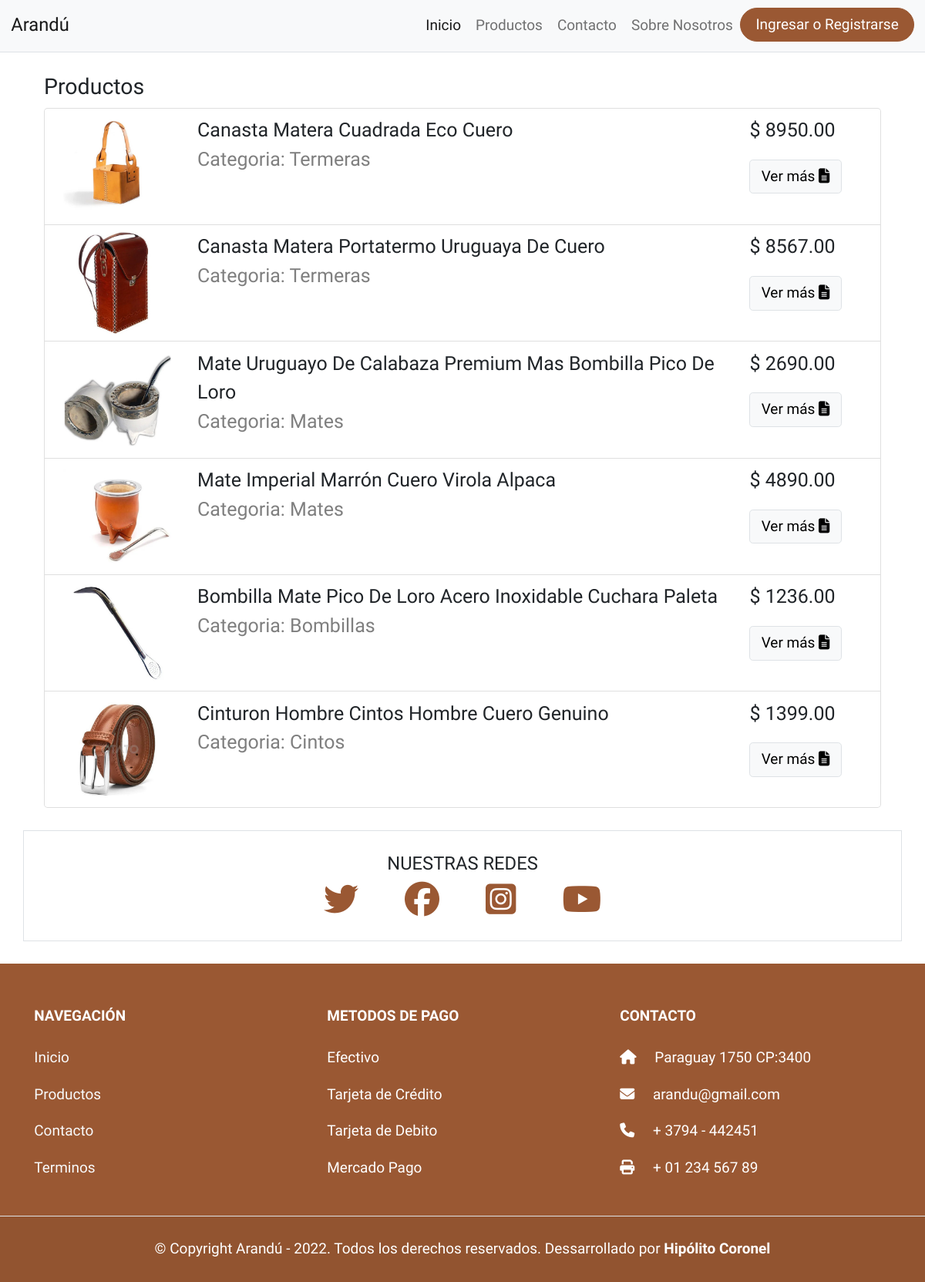
Screenshot of /index.php/index_controller/productos with the database file from the repository.
### tables this page shows
CREATE TABLE `producto` (
  `idProducto` int(11) NOT NULL,
  `nombre` varchar(70) NOT NULL,
  `descripcion` varchar(100) NOT NULL,
  `precio` decimal(10,2) NOT NULL,
  `img_producto` text NOT NULL,
  `estado` int(1) NOT NULL,
  `idCategoria` int(11) NOT NULL,
  `stock` int(11) NOT NULL
);

CREATE TABLE `categoria` (
  `idCategoria` int(11) NOT NULL,
  `categoria_descripcion` varchar(50) NOT NULL
);

### application/controllers/index_controller.php (called while the page is built, shortened)
<?php
class Index_Controller extends CI_Controller
{
	public function __construct()
	{
		$this->load->model('producto_model');
	}
	public function productos(){
		$data['productos'] = $this->producto_model->select_productos();
		$this->load->view('plantillas/header.php', array('title'=>'Catalogo de productos'));
		$this->load->view('plantillas/navbar.php');
		$this->load->view('productos.php', $data);
		$this->load->view('plantillas/footer.php');
	}
}

### index.php (called while the page is built, shortened)
<?php
require_once BASEPATH.'core/CodeIgniter.php';

### application/models/producto_model.php (called while the page is built, shortened)
<?php
    class Producto_model extends CI_model{
        public function select_productos(){
            $this->db->select('*');
            $this->db->from('producto');
            $this->db->join('categoria','categoria.idCategoria = producto.idCategoria');
            $query = $this->db->get();
            return $query->result();
        }
    }

### application/views/productos.php (the view, shortened to what this page needs)
<div class="catalogo mx-5 mt-4">
    <h4>Productos</h4>
    <ul class="list-group">
        <?php foreach ($productos as $producto) {
            if($producto->estado==1){?>
        <li class="list-group-item text-dark">
            <div class="row">
                <div class="col-xs-12 col-md-2">
                    <img src="<?php base_url()?>uploads/<?php echo $producto->img_producto?>" alt="" class="img-fluid">
                </div>
                <ul class="col-xs-12 col-md-8">
                    <li class="font-sec font-big text-dark"><?php echo $producto->nombre?></li>
                    <li class="font-sec font-big text-black-50">Categoria: <?php echo $producto->categoria_descripcion?>
                    </li>
                </ul>
                <div class="col-xs-12 col-md-2">
                    <p class="font-big">$ <?php echo $producto->precio?></p>
                    <?php if ($this->session->userdata('login')){?>
                    <button type="button" id="modal-show-product" class="btn btn-light border font-sec show-modal"
                        data-bs-toggle="modal" data-bs-target="#modalProducto" data-bs-id="<?= $producto->idProducto?> "
                        data-bs-precio="<?= $producto->precio?> "
                        data-bs-categoria="<?= $producto->categoria_descripcion?> "
                        data-bs-descripcion="<?= $producto->descripcion?> " data-bs-stock="<?= $producto->stock?> "
                        data-bs-img="<?= $producto->img_producto?> " data-bs-nombre="<?= $producto->nombre?> "> Ver más
                        <i class="fas fa-file-alt"></i>
                    </button>
                   <?php } else{ ?>
                        <a class="btn btn-light border font-sec" href="<?php echo base_url('login_index')?>" role="button">
                        Ver más
                        <i class="fas fa-file-alt"></i>
                    </a>
                   <?php } ?>
                </div>
            </div>
        </li>
        <?php }}?>
    </ul>
</div>

### assets/css/principal.css (style rules this page uses)
:root { --primary-color: #5b1f00; --secondary-color: #9a5833; }
* { padding: 0; margin: 0; box-sizing: border-box; font-size: 19px; font-family: 'Oswald', sans-serif; }
.font-sec { font-family: 'Quicksand', sans-serif; }
.font-big { font-size: 25px; }
footer p, li { font-family: 'Quicksand', sans-serif; text-decoration: none; color: #fff; list-style: none; }

### rows the page displays
producto: img_producto (picture), nombre "Canasta Matera Cuadrada Eco Cuero", idCategoria.categoria_descripcion "Termeras", precio "8950.00"
producto: img_producto (picture), nombre "Canasta Matera Portatermo Uruguaya De Cuero", idCategoria.categoria_descripcion "Termeras", precio "8567.00"
producto: img_producto (picture), nombre "Mate Uruguayo De Calabaza Premium Mas Bombilla Pico De Loro", idCategoria.categoria_descripcion "Mates", precio "2690.00"
producto: img_producto (picture), nombre "Mate Imperial Marrón Cuero Virola Alpaca", idCategoria.categoria_descripcion "Mates", precio "4890.00"
producto: img_producto (picture), nombre "Bombilla Mate Pico De Loro Acero Inoxidable Cuchara Paleta", idCategoria.categoria_descripcion "Bombillas", precio "1236.00"
producto: img_producto (picture), nombre "Cinturon Hombre Cintos Hombre Cuero Genuino", idCategoria.categoria_descripcion "Cintos", precio "1399.00"
